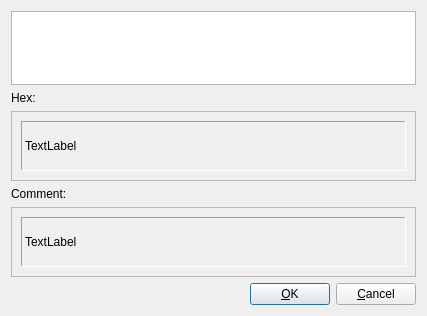
<?xml version="1.0" encoding="UTF-8"?>
<ui version="4.0">
 <class>ChooseSysexBase</class>
 <widget class="QDialog" name="ChooseSysexBase">
  <property name="geometry">
   <rect>
    <x>0</x>
    <y>0</y>
    <width>427</width>
    <height>316</height>
   </rect>
  </property>
  <property name="windowTitle">
   <string>Dialog</string>
  </property>
  <layout class="QVBoxLayout" name="verticalLayout">
   <item>
    <widget class="QListWidget" name="sysexList"/>
   </item>
   <item>
    <widget class="QLabel" name="label_2">
     <property name="text">
      <string>Hex:</string>
     </property>
    </widget>
   </item>
   <item>
    <widget class="QScrollArea" name="scrollArea_2">
     <property name="widgetResizable">
      <bool>true</bool>
     </property>
     <widget class="QWidget" name="scrollAreaWidgetContents_2">
      <property name="geometry">
       <rect>
        <x>0</x>
        <y>0</y>
        <width>407</width>
        <height>68</height>
       </rect>
      </property>
      <layout class="QVBoxLayout" name="verticalLayout_3">
       <item>
        <widget class="QLabel" name="hexLabel">
         <property name="frameShape">
          <enum>QFrame::Panel</enum>
         </property>
         <property name="frameShadow">
          <enum>QFrame::Sunken</enum>
         </property>
         <property name="text">
          <string notr="true">TextLabel</string>
         </property>
        </widget>
       </item>
      </layout>
     </widget>
    </widget>
   </item>
   <item>
    <widget class="QLabel" name="label_3">
     <property name="text">
      <string>Comment:</string>
     </property>
    </widget>
   </item>
   <item>
    <widget class="QScrollArea" name="scrollArea">
     <property name="widgetResizable">
      <bool>true</bool>
     </property>
     <widget class="QWidget" name="scrollAreaWidgetContents">
      <property name="geometry">
       <rect>
        <x>0</x>
        <y>0</y>
        <width>407</width>
        <height>68</height>
       </rect>
      </property>
      <layout class="QVBoxLayout" name="verticalLayout_2">
       <item>
        <widget class="QLabel" name="commentLabel">
         <property name="frameShape">
          <enum>QFrame::Panel</enum>
         </property>
         <property name="frameShadow">
          <enum>QFrame::Sunken</enum>
         </property>
         <property name="text">
          <string notr="true">TextLabel</string>
         </property>
        </widget>
       </item>
      </layout>
     </widget>
    </widget>
   </item>
   <item>
    <layout class="QHBoxLayout" name="horizontalLayout">
     <item>
      <spacer name="horizontalSpacer">
       <property name="orientation">
        <enum>Qt::Horizontal</enum>
       </property>
       <property name="sizeHint" stdset="0">
        <size>
         <width>40</width>
         <height>20</height>
        </size>
       </property>
      </spacer>
     </item>
     <item>
      <widget class="QPushButton" name="okButton">
       <property name="text">
        <string>&amp;OK</string>
       </property>
       <property name="autoDefault">
        <bool>true</bool>
       </property>
       <property name="default">
        <bool>true</bool>
       </property>
      </widget>
     </item>
     <item>
      <widget class="QPushButton" name="cancelButton">
       <property name="text">
        <string>&amp;Cancel</string>
       </property>
       <property name="autoDefault">
        <bool>true</bool>
       </property>
      </widget>
     </item>
    </layout>
   </item>
  </layout>
 </widget>
 <resources/>
 <connections>
  <connection>
   <sender>okButton</sender>
   <signal>clicked()</signal>
   <receiver>ChooseSysexBase</receiver>
   <slot>accept()</slot>
   <hints>
    <hint type="sourcelabel">
     <x>333</x>
     <y>237</y>
    </hint>
    <hint type="destinationlabel">
     <x>213</x>
     <y>127</y>
    </hint>
   </hints>
  </connection>
  <connection>
   <sender>cancelButton</sender>
   <signal>clicked()</signal>
   <receiver>ChooseSysexBase</receiver>
   <slot>reject()</slot>
   <hints>
    <hint type="sourcelabel">
     <x>390</x>
     <y>237</y>
    </hint>
    <hint type="destinationlabel">
     <x>213</x>
     <y>127</y>
    </hint>
   </hints>
  </connection>
 </connections>
</ui>
